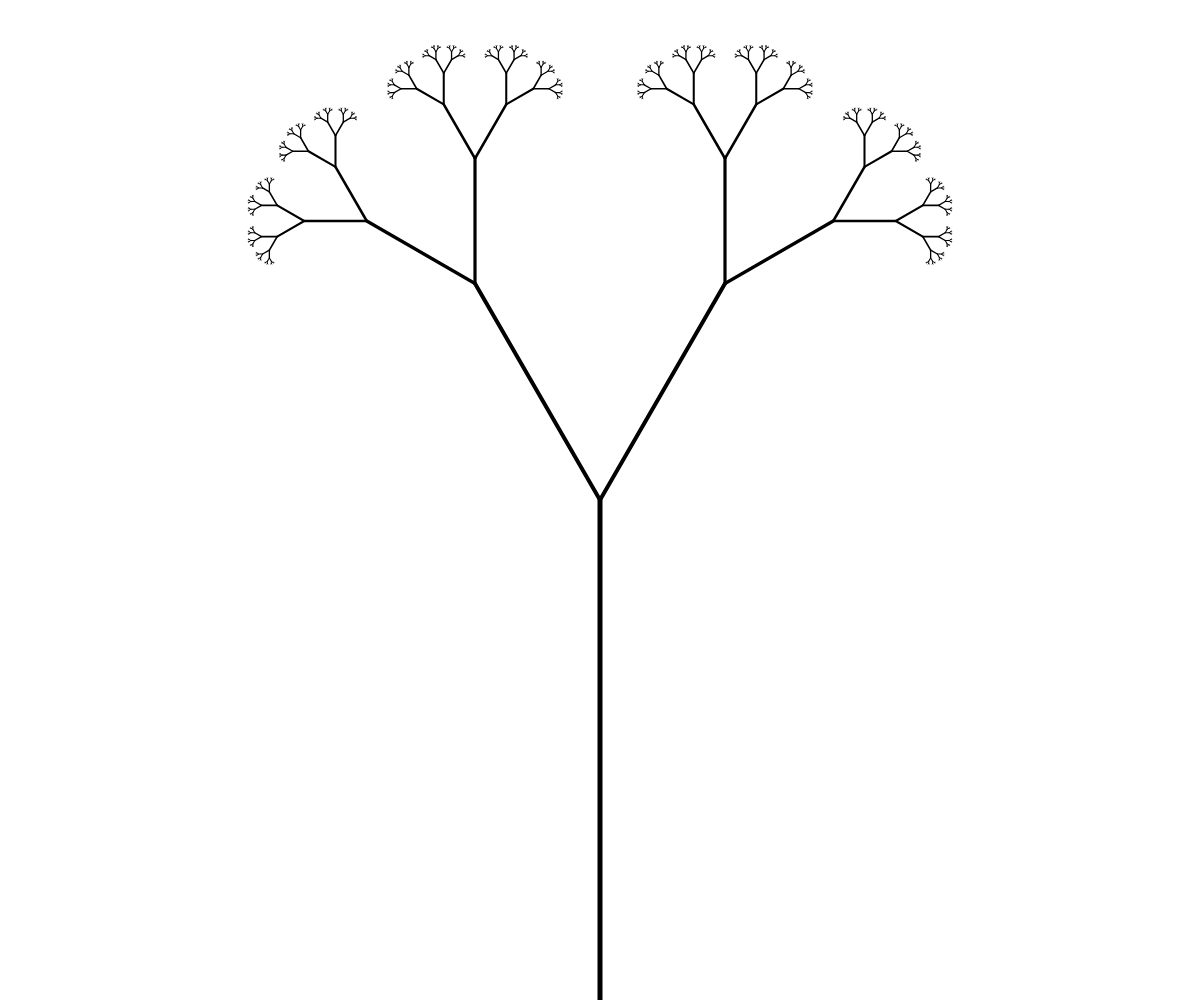
Frame 1 (no input)
Frame 60 (no input): identical to frame 1, image omitted
Frame 120 (the mouse pressed at the canvas centre since frame 60): identical to frame 1, image omitted

The p5.js sketch that drew this single still picture (run headless with seeded random() and noise() and a simulated clock; from frame 60 on, the mouse is pressed at the canvas centre):

// p5.js sketch
// ── sketch.js
function tree(p1,p2,w){
  strokeWeight(w);
  line(p1.x,p1.y,p2.x,p2.y);

  let dist = p5.Vector.dist(p1,p2);

  if(dist > 1){
    let dir = p5.Vector.sub(p2,p1).normalize();
    let p3 = p5.Vector.add(p2,dir.copy().rotate(-1/6*Math.PI).mult(dist * 0.5));
    let p4 = p5.Vector.add(p2,dir.copy().rotate(1/6*Math.PI).mult(dist * 0.5));
  
    tree(p2,p3,w*0.8);
    tree(p2,p4,w*0.8);
  }
}

function setup() {
  strokeWeight(0.01);
  createCanvas(windowWidth, windowHeight);

  let p1 = createVector(width/2,height);
  let p2 = createVector(width/2,height/2);
  tree(p1,p2,5);
}

function draw() {

}
